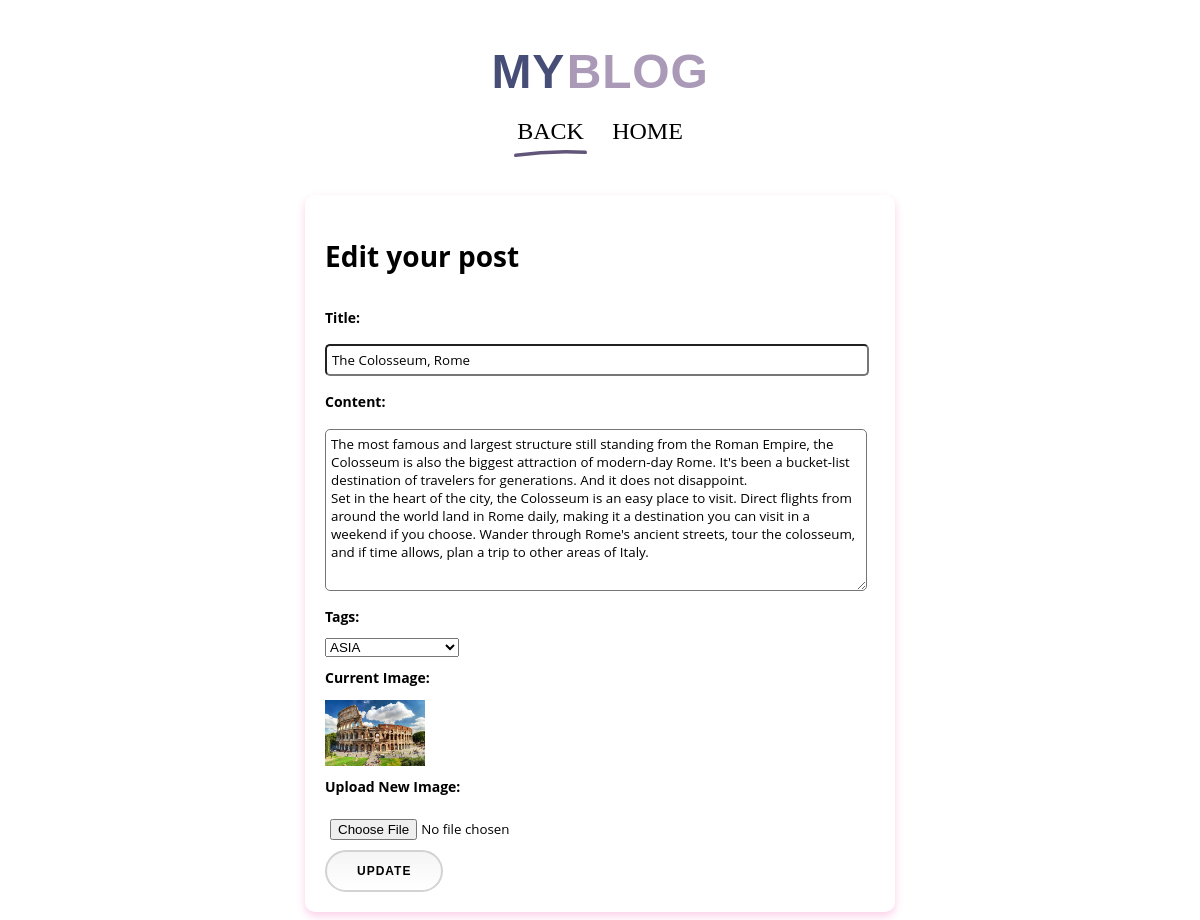
Page /assignment2/edit_post.php?post_id=7 (signed in) on the committed database.
### tables this page shows
CREATE TABLE `blog` (
  `ID` int(15) NOT NULL,
  `Time` date NOT NULL,
  `Title` text NOT NULL,
  `Contents` text NOT NULL,
  `Tags` varchar(255) NOT NULL,
  `Picture` longblob NOT NULL,
  `userID` int(15) NOT NULL
);

### assignment2/edit_post.php (the view, shortened to what this page needs)
<?php
$server_name = "localhost";
$user_name = "root";
$password = "";
$database_name = "assignment2";
$post = [];
$conn = new mysqli($server_name, $user_name, $password, $database_name);
        if ($_SERVER["REQUEST_METHOD"] == "POST") {
            if (isset($_POST['Title'], $_POST['Contents'], $_POST['Tags'])) {
                $picture = null;
                if (isset($_FILES['Picture']['name']) && $_FILES['Picture']['name'] != '') {
                    $target_dir = "uploads/";
                    $picture = $target_dir . basename($_FILES["Picture"]["name"]);
                    move_uploaded_file($_FILES["Picture"]["tmp_name"], $picture);
                }
                if (!$picture && isset($_POST['current_picture'])) {
                    $picture = $_POST['current_picture'];
                }
$current_picture = $post['Picture'] ?? '';
        $stmt = $conn->prepare("UPDATE blog SET Title=?, Contents=?, Tags=?, Picture=? WHERE ID=?");
        $stmt->bind_param("ssssi", $_POST['Title'], $_POST['Contents'], $_POST['Tags'][0], $picture, $_POST['post_id']);
        if ($stmt->execute()) {
            echo "<script>
                alert('Post updated successfully!');
                window.location.href='blog.php';  // Redirects to blog.php after showing the alert
            </script>";
        } else {
            echo "<script>alert('Error updating post.');</script>";
        }
        $stmt->close();
    }
} else {
    if (isset($_GET['post_id'])) {
        $post_id = $_GET['post_id'];
        $stmt = $conn->prepare("SELECT ID, Title, Contents, Tags, Picture FROM blog WHERE ID=?");
        $stmt->bind_param("i", $post_id);
        $stmt->execute();
        $result = $stmt->get_result();
        $post = $result->fetch_assoc();
    }
}
?>
<!DOCTYPE html>
<html lang="en">
<head>
    <link rel="stylesheet" href="css/post.css">
</head>
<body>
<div class="container bar">
        <nav class="nav">
            <div class="nav__logo"> <span>MY</span><span>BLOG</span></div>
            <div class="nav__links">
                <div class="nav__item active"><a href="blog.php"> Back</a></div>
                <div class="nav__item"><a href="index.php">Home</a></div>
            </div>
        </nav>
    </div>
    <div id="blog">
        <h1>Edit your post</h1>
        <form method="POST" action="edit_post.php" enctype="multipart/form-data">
            <label>Title:</label>
            <input type="text" placeholder="Name Your Post" name="Title" value="<?php echo htmlspecialchars($post['Title'] ?? '', ENT_QUOTES); ?>">
            <label>Content:</label>
            <textarea placeholder="Write Your Post" name="Contents"><?php echo htmlspecialchars($post['Contents'] ?? '', ENT_QUOTES); ?></textarea>
            <label>Tags:</label>
            <select name="Tags[]"  size="1">
            <option value="ASIA">ASIA</option>
    </select>
            <label>Current Image:</label>
            <?php if (isset($post['Picture'])): ?>
                <img src="<?php echo htmlspecialchars($post['Picture'], ENT_QUOTES); ?>" alt="Post Image" width="100">
            <?php else: ?>
                No image uploaded.
            <?php endif; ?>
            <label>Upload New Image:</label>
            <input type="file" accept="image/*" class="form-control" placeholder="Choose a profile picture" name="Picture">
            <button class="submit" type="submit">Update</button>
        </form>
    </div>
</body>

### assignment2/css/post.css (style rules this page uses)
:root { --brown: #7b594c; --brown-80: #c99e77; --brown-60: #dbc09f; --brown-40: #ede1c7; --brown-10: #faf7f0; --purple--darker: #251f32; --purple-dark: #39304c; --purple: #61567a; --purple-80: #7c5f7d; --purple-40: #aa9ab8; --purple-20: #d8d4f2; --purple-10: #e4e0f5; --purple-blue: #464d77; }
body { background: #fff; font-family: "Titillium Web", sans-serif; background: url("https://assets.codepen.io/567707/bg-ricepaper.png"); line-height: 1.6; color: var(--purple-darker); }
.nav { font-family: "Architects Daughter", cursive; font-size: clamp(1.2rem, 2vw, 1.5rem); margin: 3rem 1rem 0; text-transform: uppercase; cursor: pointer; text-align: center; }
.nav__logo { font-family: "Multicolore", sans-serif; font-weight: 900; font-size: clamp(2rem, 4vw, 3rem); line-height: 1; letter-spacing: 0.05rem; }
.nav__logo span { color: var(--purple-80); }
.nav__logo span:nth-child(1) { color: var(--purple-blue); display: inline-block; margin-right: 0.1rem; }
.nav__logo span:nth-child(2) { color: var(--purple-40); }
.nav__links { flex: 0 0 auto; margin: 0.5rem 0 0 auto; }
.nav__item { display: inline-block; margin: 0.5rem; padding: 0 0.2rem 0.4rem; }
.nav__item a { text-decoration: none; color:black; }
.nav__item.active { color: var(--purple); background-repeat: no-repeat; background-position: bottom center; }
a, a:visited { display: block; text-decoration: inherit; color: inherit; }
#blog { width: 550px; height: 120%; margin: 0 auto; margin-top: 30px; padding: 20px; border-radius: 5px; font-family: 'Open Sans', sans-serif; font-size: 14px; background: #fff; border-radius: 10px; box-shadow: 0 4px 8px rgba(238, 39, 155, 0.218); transition: box-shadow 0.3s; }
#blog h1 { text-align: left; font-size: 28px; font-weight: 700; font-family: 'Open Sans'; }
form * { display: block; }
label { padding: 10px 0; font-weight: 700; }
input, textarea { width: 530px; margin: 5px 0; padding: 5px; border-radius: 5px; font-family: 'Open Sans', sans-serif; }
textarea { height: 150px; }
.submit { padding: 12px 30px; background: linear-gradient(to bottom, #f5f5f5, #fff); border: 2px solid #d3d3d3; border-radius: 30px; font-weight: 700; font-size: 12px; text-transform: uppercase; letter-spacing: 1px; cursor: pointer; transition: background-color 0.3s, border-color 0.3s, transform 0.3s; }

### rows in the picture
blog: Title "The Colosseum, Rome", Contents "The most famous and largest structure still standing from the Roman Empire, the Colosseum is also the biggest attraction of modern-day Rome. It's been a bucket-list destination of travelers for generations. And it does not disappoint. Set in the heart of the city, the Colosseum is an easy place to visit. Direct flights from around the world land in Rome daily, making it a destination you can visit in a weekend if you choose. Wander through Rome's ancient streets, tour the colosseum, and if time allows, plan a trip to other areas of Italy.", Picture (picture)
